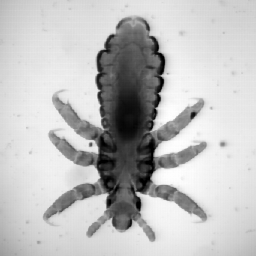
#> input picture Practica 4/BUG.TIF, 256 x 256 px
$ python ej9e.py
#> lines starting #> are read from the running program, lines starting #| are printed output that depends on the picture; after the words box and inside, x2 and y2 are one past the last pixel; in counts of white or black regions, pixels touching at a corner belong together
#> further down, img is the input picture: shape (256, 256); min 0, max 254, mean 190.7
### Practica 4/convolucion.py
import numpy as np
import cv2

def convolucion(img, kernel):
    h, w = img.shape
#> h = 256; w = 256
    newverticalImage = np.zeros((h, w))

    for i in range(1, h - 1):
        for j in range(1, w - 1):
            verticalimg = (kernel[0, 0] * img[i - 1, j - 1]) + \
                          (kernel[0, 1] * img[i - 1, j]) + \
                          (kernel[0, 2] * img[i - 1, j + 1]) + \
                          (kernel[1, 0] * img[i, j - 1]) + \
                          (kernel[1, 1] * img[i, j]) + \
                          (kernel[1, 2] * img[i, j + 1]) + \
                          (kernel[2, 0] * img[i + 1, j - 1]) + \
                          (kernel[2, 1] * img[i + 1, j]) + \
                          (kernel[2, 2] * img[i + 1, j + 1])

            newverticalImage[i - 1, j - 1] = verticalimg
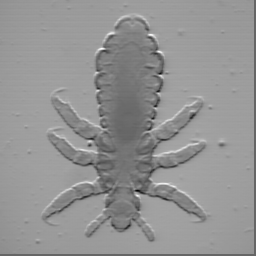
#> newverticalImage: shape (256, 256) float64; min -432, max 638, mean 187.7; drawn with min black and max white
    return newverticalImage

### Practica 4/ej9e.py
import cv2
import matplotlib.pyplot as plt
import numpy as np
import convolucion as cnv

img = cv2.imread('BUG.TIF', 0)

gh = np.array([[1, 1, 1], [0, 1, 0], [-1, -1, -1]])

conv = cnv.convolucion(img,gh)
hor = np.absolute(conv)
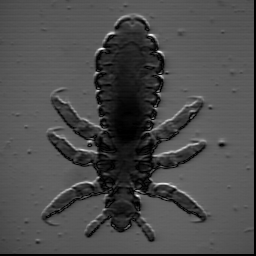
#> hor: shape (256, 256) float64; min 0, max 638, mean 190.7; drawn with min black and max white
h, w = hor.shape
#> h = 256; w = 256
for i in range(h):
    for j in range(w):
        if hor[i,j]>255:
            hor[i,j]=255
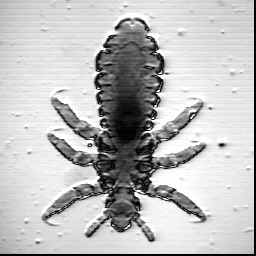
#> hor: shape (256, 256) float64; 3.64% of pixels changed, all inside (x1, y1, x2, y2) = (7, 3, 250, 241)

plt.imshow(hor, 'gray')
plt.title('horizontal')
plt.xticks([])
plt.yticks([])

plt.show()
